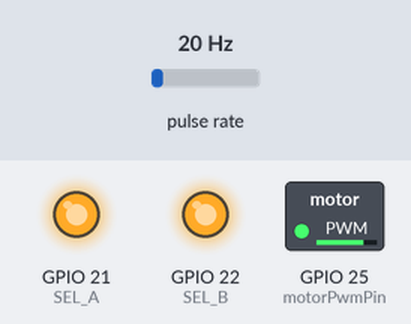
Simulated run of this program. Board: ESP32. Shown: switched loads named in the program (green lamp = pin HIGH), output pins drawn as LEDs (lit = HIGH). Wiring (inferred from the names in the program): pulse sensor: data GPIO 34. Dashed ring = blinking. The inputs (shaded band) are chosen by the test bench; at power-on: pulse rate 20 Hz. What the program prints to the serial monitor is not drawn.

Above: at 3.2 s.
3.3 s: pulse rate (sensor on GPIO 34) set to 27 Hz
At 4.1 s:
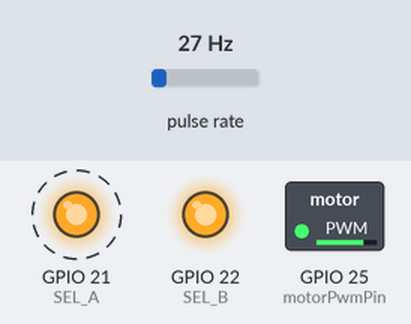
6.3 s: pulse rate (sensor on GPIO 34) set to 50 Hz
At 6.8 s:
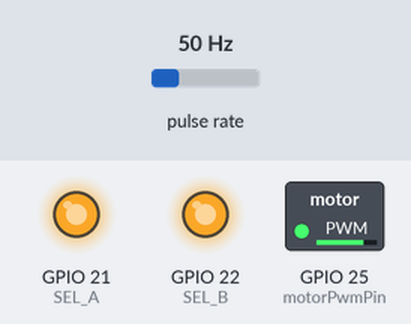
8.0 s: pulse rate (sensor on GPIO 34) set to 4 Hz
At 8.33 s:
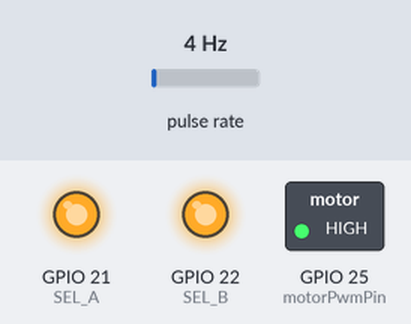
Timing chart, 0 to 17.0 s (numbered marks = the images above; inputs shaded):
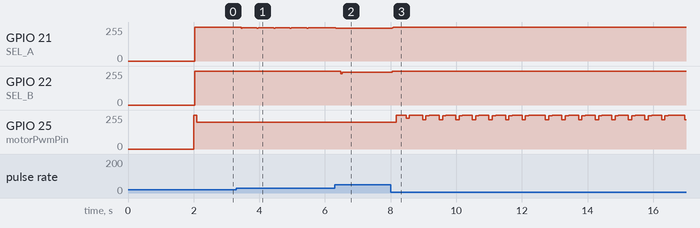

The program:

main.cpp
```cpp
/* Persistence Of Vision sphere code.
   One SPI channel is sent to a CD4052 multiplexer to drive four strips of DotStar LEDs on a ring.
   Break beam optical sensor monitors motor speed and a PID loop locks it to 420rpm to sync a
   frame buffer.  Transistor/MOSFET drivers using PWM control the motor speed.

   dlf 11/27/2025
*/

#include <Arduino.h>
#include <SPI.h>

// Pins (adjust to your wiring)
const uint8_t SEL_A = 21; // CD4052 A (LSB)
const uint8_t SEL_B = 22; // CD4052 B (MSB)
const uint8_t MOSI_PIN = 13; // ESP32 default MOSI (HSPI) or wire SPI pins
const uint8_t SCK_PIN  = 14; // ESP32 SCK (shared to all strip clocks)

// LED geometry
const int LEDS_PER_STRIP = 48;
const int STRIPS = 4;
const int BYTES_PER_LED = 4; // APA102: 1 brightness + B + G + R
const int BYTES_PER_STRIP = LEDS_PER_STRIP * BYTES_PER_LED;

//##########################
// PID motor speed control
//##########################
const int motorPwmPin = 25;
const int sensorPin = 34;   // Use INPUT_PULLDOWN on a real project
uint32_t lastPID = 0;

// Sensor produces TWO rising edges per revolution
const int pulsesPerRev = 2;

const uint32_t MIN_DT_US = 10000; // ignore pulses closer than 10ms => noise filter
const uint32_t RPM_TIMEOUT_MS = 200; // if no pulses for 200ms, zero RPM

// --- shared state (ISR/main)
volatile uint32_t lastPulseTime = 0; // micros() at last valid pulse
volatile uint32_t pulseDt = 0;       // dt in microseconds between last two valid pulses
volatile uint32_t lastPulseMillis = 0; // millis() when last valid pulse arrived
volatile bool frameSyncFlag = false; // optional flag to synchronize frame updates

// Smoothed RPM (not volatile — updated in main loop)
float motorRPM = 0.0f;

// ====== PID control ======
float targetRPM = 420.0;

float Kp = 0.4f;
float Ki = 0.8f;
float Kd = 0.02f;
float Kff = 0.55f; // small feedforward (adjustable)

// Runtime state
float pidIntegral = 0.0f;
float lastError = 0.0f;
float lastDerivative = 0.0f; // filtered derivative
uint32_t lastPidMs = 0;  // Last time PID was updated

// Output limits (map to your PWM range)
const float PWM_MIN = 200.0f;
const float PWM_MAX = 255.0f;

const float DERIV_FILTER_TAU = 0.05f; // derivative low-pass (seconds). 0.01..0.2 typical


// Framebuffer: 128x48 assumed earlier; here we only build per-strip segments
// Example: full framebuffer exists elsewhere; this shows sending one column-worth per strip
uint8_t stripBuf[STRIPS][BYTES_PER_STRIP];

//#############################################
// Shaft speed sensor, motor control functions
//#############################################
//
void IRAM_ATTR shaftISR() {
  uint32_t now = micros();
  uint32_t dt = now - lastPulseTime;

  // basic debounce/noise filter
  if (dt < MIN_DT_US) {
    return; // ignore likely noise
  }

  // Accept this pulse as valid
  pulseDt = dt;
  lastPulseTime = now;
  lastPulseMillis = millis();
  frameSyncFlag = true; // if you use it to sync LED updates
}

void updateRPMfromPulseDt() {

   // Safely copy volatile pulseDt
  uint32_t dt;
  noInterrupts();
  dt = pulseDt;
  interrupts();

  if (dt == 0) {
    // no valid pulse yet
    return;
  }

  // Compute RPM (dt is microseconds between pulses)
  // pulses_per_sec = 1e6 / dt
  // revolutions_per_sec = pulses_per_sec / pulsesPerRev
  // RPM = revolutions_per_sec * 60
  float pulses_per_sec = 1000000.0f / (float)dt;
  float rpm = (pulses_per_sec * 60.0f) / (float)pulsesPerRev;
  motorRPM = rpm;
}

// Check if shaft is not moving
void checkRPMTimeout() {
  uint32_t nowMs = millis();
  noInterrupts();
  uint32_t lastMs = lastPulseMillis;
  interrupts();

  if ((nowMs - lastMs) > RPM_TIMEOUT_MS) {
    motorRPM = 0.0f;
  }
}

// Update the PWM value sent to the motor via a PID loop
// Call this regularly from loop(), not from ISR
// rpmMeasured = measured RPM (float)
// targetRPM = desired RPM (global)
float updatePID(float rpmMeasured, float targetRPM) {
  uint32_t now = millis();
  float dt = (lastPidMs == 0) ? 0.05f : ( (now - lastPidMs) / 1000.0f );
  lastPidMs = now;
  if (dt <= 0.0f) dt = 0.05f; // safety fallback

  // Error
  float error = targetRPM - rpmMeasured;

  // Integral term (with clamping to avoid wind-up)
  pidIntegral += error * dt;

  // compute I term candidate and clamp integral so I stays within output limits
  float Iterm = Ki * pidIntegral;

  // We'll clamp integral using a conservative bound to keep Iterm from driving output outside limits.
  // Compute allowable Iterm bounds:
  float Pterm = Kp * error;

  // approximate derivative (unfiltered) for bounds calculation:
  float derivUnfiltered = (error - lastError) / dt;
  float Dterm = Kd * lastDerivative; // use filtered derivative for display (we'll compute below)

  // Compute available headroom for Iterm
  float maxI = PWM_MAX - (Pterm + Kff * targetRPM); // conservative
  float minI = PWM_MIN - (Pterm + Kff * targetRPM);

  // Clamp Iterm then clamp pidIntegral accordingly
  if (Iterm > maxI) {
    Iterm = maxI;
    pidIntegral = Iterm / Ki;
  } else if (Iterm < minI) {
    Iterm = minI;
    pidIntegral = Iterm / Ki;
  }

  // Derivative (per second), then low-pass filter it
  float derivative = (error - lastError) / dt;

  // low-pass filter: alpha = dt / (tau + dt)
  float alpha = dt / (DERIV_FILTER_TAU + dt);
  lastDerivative = lastDerivative + alpha * (derivative - lastDerivative);
  Dterm = Kd * lastDerivative;

  // Feedforward (simple linear)
  float FFterm = Kff * targetRPM;

  // Combine
  float output = Pterm + Iterm + Dterm + FFterm;

  // clamp final output
  if (output > PWM_MAX) output = PWM_MAX;
  if (output < PWM_MIN) output = PWM_MIN;

  // Save error for next step
  lastError = error;

  // Debug print
  //Serial.printf("P:%.3f I:%.3f D:%.3f FF:%.3f -> out:%.1f (dt=%.3f)\n",
  //              Pterm, Iterm, Dterm, FFterm, output, dt);

  return output;
}


void setupMotor() {
    ledcSetup(0, 20000, 8);   // 20 kHz PWM, 8-bit resolution
    ledcAttachPin(motorPwmPin, 0);
    ledcWrite(0, 0);
}


//###########################################
// LED strip control functions
//###########################################
void selectStrip(int n) {
  // n = 0..3
  digitalWrite(SEL_A, (n & 0x1));
  digitalWrite(SEL_B, (n >> 1) & 0x1);

  // let the analog switch settle
  delayMicroseconds(2);
}

void sendAPA102Strip(uint8_t *buf) {
  // Start frame: 8 bytes 0x00
  for (int i = 0; i < 8; i++) SPI.transfer(0x00); // 8 bytes = 64 bits

  // Pixel frames: each pixel is [0xE0|brightness, B, G, R]
  // Here assume buf holds [R,G,B] triplets. We will send 0xFF brightness + BGR
  for (int i = 0; i < LEDS_PER_STRIP; ++i) {
    uint8_t r = buf[i*3 + 0];
    uint8_t g = buf[i*3 + 1];
    uint8_t b = buf[i*3 + 2];

    SPI.transfer(0xE0 | 16);  // Brightness (set 31-0)
    SPI.transfer(b);          // <— CHANGED ORDER HERE
    SPI.transfer(g);
    SPI.transfer(r);
  }
  // End frame must be >= number_of_leds/2 bits.
  // To be safe for all APA102 clones, always send 4 bytes.
  for (int i = 0; i < 4; i++) SPI.transfer(0xFF);

}

//###############
// Setup Code
//###############
void setup() {
  Serial.begin(115200);
  delay(2000);
  Serial.println("SPI + CD4052 DotStar test");

  // SPI multiplexer control inputs to control four LED strips
  pinMode(SEL_A, OUTPUT);
  pinMode(SEL_B, OUTPUT);
  digitalWrite(SEL_A, LOW);
  digitalWrite(SEL_B, LOW);

  // Set up the motor control
  pinMode(sensorPin, INPUT);
  attachInterrupt(digitalPinToInterrupt(sensorPin), shaftISR, FALLING);
  setupMotor();
  ledcWrite(0, 0);  //Motor stopped

  // Configure SPI: use SPIClass VSPI or HSPI as appropriate
  // HSPI default pins: SCK=14 MOSI=13 MISO=12 (depends on board). We explicitly set pins below.
  SPI.begin(SCK_PIN, -1, MOSI_PIN, -1); // SCK, MISO(not used), MOSI, SS(not used)

  // Choose SPI settings (mode 0) - APA102 reads on rising edge, mode 0 is fine
  SPI.beginTransaction(SPISettings(8000000, MSBFIRST, SPI_MODE0));

  // Fill buffers with simple colors
  for (int s = 0; s < STRIPS; ++s) {
    for (int i = 0; i < LEDS_PER_STRIP; ++i) {
      //if (s == 0) { stripBuf[s][i*3+0] = 255; stripBuf[s][i*3+1] = 0;   stripBuf[s][i*3+2] = 0; } // red
      if (s == 0) { stripBuf[s][i*3+0] = 0; stripBuf[s][i*3+1] = 0;   stripBuf[s][i*3+2] = 0; } // red
      if (s == 1) { stripBuf[s][i*3+0] = 0;   stripBuf[s][i*3+1] = 255; stripBuf[s][i*3+2] = 0; } // green
      if (s == 2) { stripBuf[s][i*3+0] = 0;   stripBuf[s][i*3+1] = 0;   stripBuf[s][i*3+2] = 255; } // blue
      if (s == 3) { stripBuf[s][i*3+0] = 255; stripBuf[s][i*3+1] = 255; stripBuf[s][i*3+2] = 0; }   // yellow
    }
  }
}

//###############
// Loop Code
//###############
void loop() {

  // If ISR flagged a frame sync, update RPM and generate a frame if you need:
  if (frameSyncFlag) {
    frameSyncFlag = false;
    updateRPMfromPulseDt();

    // send to each strip sequentially
    for (int s = 0; s < STRIPS; ++s) {
      selectStrip(s);
      sendAPA102Strip(stripBuf[s]);
    }
  }

  // Always check timeout to zero rpm if motor stops
  checkRPMTimeout();

  // ====== PID speed regulation ======
  if (millis() - lastPID > 100) {
    lastPID = millis();
    float pwm = updatePID(motorRPM, targetRPM);
    ledcWrite(0, (int)pwm);
    //Serial.printf("RPM: %.2f   PWM: %.2f\n", motorRPM, pwm);
  }
}
```

Measured:
- the behaviour switches between 24 and 25 Hz on pulse rate (sensor on GPIO 34) (found by bisection; images 0 and 1)
- after the input at 3.3 s, GPIO 21 (SEL_A): alternates 250/255 for 0.46 s and 244/255 for 0.04 s, starting after 0.15 s
- after the input at 6.3 s, GPIO 22 (SEL_B): 255/255 → 244/255 after 0.19 s
- after the input at 8.0 s, GPIO 21 (SEL_A), GPIO 22 (SEL_B): 244/255 → 255/255 after 0.05 s; GPIO 25 (motorPwmPin): 199/255 → 255/255 after 0.17 s, → 230/255 0.30 s later, → 253/255 0.10 s later, → 255/255 0.30 s later, … (80 changes in this stretch)
